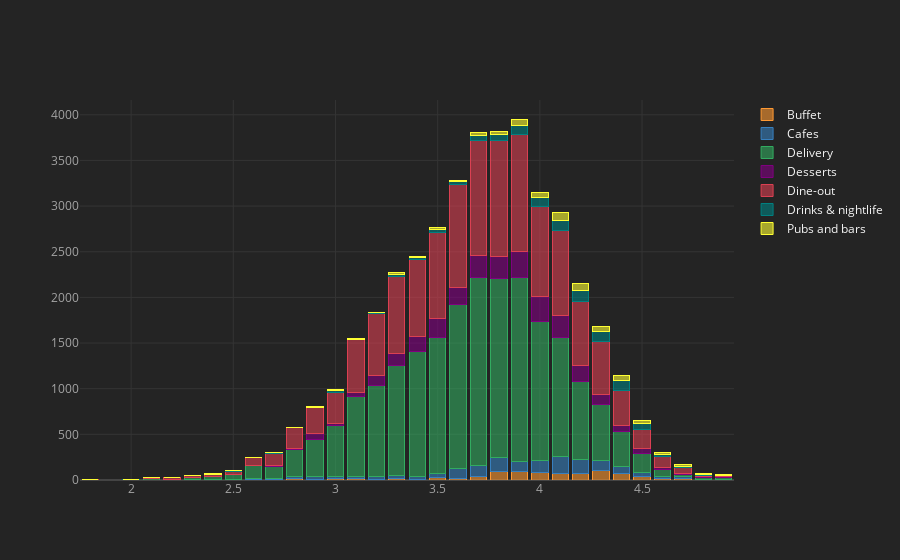

Here is the notebook cell this chart was saved with:
### Code cell
rate_type.iplot(kind="bar",barmode="stack")

### Figure 1 — Plotly figure (JSON) as saved in the notebook; plotly's stock layout.template omitted (floating-point values rounded to 4 significant figures)
{"data": [{"marker": {"color": "rgba(255, 153, 51, 0.6)", "line": {"color": "rgba(255, 153, 51, 1.0)", "width": 1}}, "name": "Buffet", "orientation": "v", "text": "", "type": "bar", "x": [1.8, 2, 2.1, 2.2, 2.3, 2.4, 2.5, 2.6, 2.7, 2.8, 2.9, 3, 3.1, 3.2, 3.3, 3.4, 3.5, 3.6, 3.7, 3.8, 3.9, 4, 4.1, 4.2, 4.3, 4.4, 4.5, 4.6, 4.7, 4.8, 4.9], "y": [0, 0, 0, 0, 5, 0, 1, 3, 4, 16, 8, 21, 13, 2, 15, 5, 28, 13, 37, 90, 91, 85, 72, 76, 99, 73, 42, 13, 21, 5, 9]}, {"marker": {"color": "rgba(55, 128, 191, 0.6)", "line": {"color": "rgba(55, 128, 191, 1.0)", "width": 1}}, "name": "Cafes", "orientation": "v", "text": "", "type": "bar", "x": [1.8, 2, 2.1, 2.2, 2.3, 2.4, 2.5, 2.6, 2.7, 2.8, 2.9, 3, 3.1, 3.2, 3.3, 3.4, 3.5, 3.6, 3.7, 3.8, 3.9, 4, 4.1, 4.2, 4.3, 4.4, 4.5, 4.6, 4.7, 4.8, 4.9], "y": [0, 0, 0, 0, 1, 2, 2, 10, 9, 18, 28, 18, 22, 41, 39, 37, 38, 110, 126, 154, 116, 134, 189, 150, 119, 72, 41, 23, 12, 0, 0]}, {"marker": {"color": "rgba(50, 171, 96, 0.6)", "line": {"color": "rgba(50, 171, 96, 1.0)", "width": 1}}, "name": "Delivery", "orientation": "v", "text": "", "type": "bar", "x": [1.8, 2, 2.1, 2.2, 2.3, 2.4, 2.5, 2.6, 2.7, 2.8, 2.9, 3, 3.1, 3.2, 3.3, 3.4, 3.5, 3.6, 3.7, 3.8, 3.9, 4, 4.1, 4.2, 4.3, 4.4, 4.5, 4.6, 4.7, 4.8, 4.9], "y": [0, 1, 16, 11, 22, 31, 53, 142, 136, 298, 412, 556, 875, 994, 1200, 1362, 1491, 1794, 2052, 1968, 2008, 1520, 1302, 855, 606, 383, 202, 75, 27, 17, 18]}, {"marker": {"color": "rgba(128, 0, 128, 0.6)", "line": {"color": "rgba(128, 0, 128, 1.0)", "width": 1}}, "name": "Desserts", "orientation": "v", "text": "", "type": "bar", "x": [1.8, 2, 2.1, 2.2, 2.3, 2.4, 2.5, 2.6, 2.7, 2.8, 2.9, 3, 3.1, 3.2, 3.3, 3.4, 3.5, 3.6, 3.7, 3.8, 3.9, 4, 4.1, 4.2, 4.3, 4.4, 4.5, 4.6, 4.7, 4.8, 4.9], "y": [0, 0, 0, 0, 0, 1, 1, 5, 9, 15, 57, 24, 53, 107, 127, 171, 216, 189, 244, 236, 287, 267, 236, 168, 117, 70, 55, 26, 10, 11, 7]}, {"marker": {"color": "rgba(219, 64, 82, 0.6)", "line": {"color": "rgba(219, 64, 82, 1.0)", "width": 1}}, "name": "Dine-out", "orientation": "v", "text": "", "type": "bar", "x": [1.8, 2, 2.1, 2.2, 2.3, 2.4, 2.5, 2.6, 2.7, 2.8, 2.9, 3, 3.1, 3.2, 3.3, 3.4, 3.5, 3.6, 3.7, 3.8, 3.9, 4, 4.1, 4.2, 4.3, 4.4, 4.5, 4.6, 4.7, 4.8, 4.9], "y": [5, 6, 8, 15, 23, 28, 41, 83, 136, 228, 284, 344, 573, 682, 851, 842, 936, 1132, 1261, 1272, 1281, 988, 936, 711, 571, 383, 218, 115, 65, 21, 16]}, {"marker": {"color": "rgba(0, 128, 128, 0.6)", "line": {"color": "rgba(0, 128, 128, 1.0)", "width": 1}}, "name": "Drinks & nightlife", "orientation": "v", "text": "", "type": "bar", "x": [1.8, 2, 2.1, 2.2, 2.3, 2.4, 2.5, 2.6, 2.7, 2.8, 2.9, 3, 3.1, 3.2, 3.3, 3.4, 3.5, 3.6, 3.7, 3.8, 3.9, 4, 4.1, 4.2, 4.3, 4.4, 4.5, 4.6, 4.7, 4.8, 4.9], "y": [0, 4, 0, 0, 0, 2, 1, 5, 6, 4, 8, 17, 8, 8, 18, 15, 34, 28, 58, 63, 105, 98, 110, 113, 111, 114, 60, 29, 18, 6, 2]}, {"marker": {"color": "rgba(255, 255, 51, 0.6)", "line": {"color": "rgba(255, 255, 51, 1.0)", "width": 1}}, "name": "Pubs and bars", "orientation": "v", "text": "", "type": "bar", "x": [1.8, 2, 2.1, 2.2, 2.3, 2.4, 2.5, 2.6, 2.7, 2.8, 2.9, 3, 3.1, 3.2, 3.3, 3.4, 3.5, 3.6, 3.7, 3.8, 3.9, 4, 4.1, 4.2, 4.3, 4.4, 4.5, 4.6, 4.7, 4.8, 4.9], "y": [0, 0, 0, 0, 0, 2, 1, 1, 3, 1, 4, 10, 6, 6, 22, 12, 19, 17, 26, 33, 66, 52, 80, 81, 59, 51, 38, 19, 14, 6, 3]}], "layout": {"barmode": "stack", "legend": {"bgcolor": "#242424", "font": {"color": "#F4F4F4"}, "traceorder": "normal"}, "paper_bgcolor": "#242424", "plot_bgcolor": "#242424", "title": {"font": {"color": "#F4F4F4"}}, "xaxis": {"gridcolor": "#343434", "showgrid": true, "tickfont": {"color": "#A4A4A4"}, "title": {"font": {"color": "#A4A4A4"}, "text": ""}, "zerolinecolor": "#444444"}, "yaxis": {"gridcolor": "#343434", "showgrid": true, "tickfont": {"color": "#A4A4A4"}, "title": {"font": {"color": "#A4A4A4"}, "text": ""}, "zerolinecolor": "#444444"}}}
